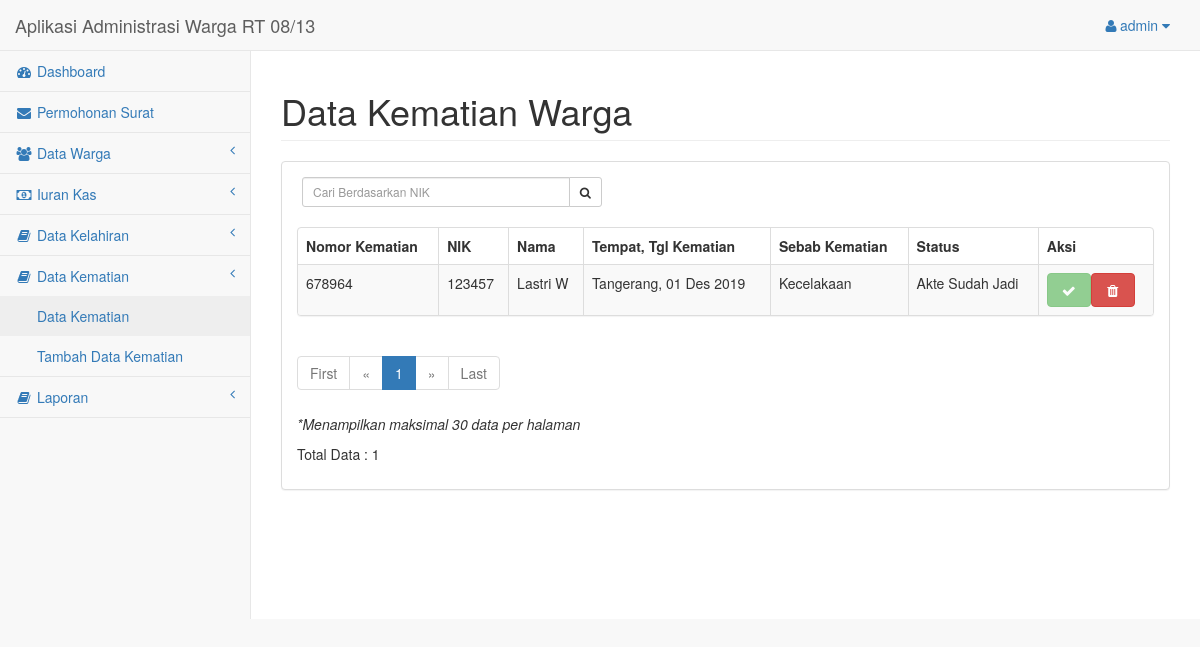
Page /halaman_admin/kematian-list.php (signed in) on the committed database.
### tables this page shows
CREATE TABLE `tabel_kematian` (
  `no_kematian` varchar(30) NOT NULL,
  `nik` varchar(30) NOT NULL,
  `tempat_mati` varchar(30) NOT NULL,
  `tgl_mati` varchar(30) NOT NULL,
  `sebab_mati` varchar(30) NOT NULL,
  `status` varchar(30) NOT NULL
);

CREATE TABLE `tabel_warga` (
  `no_kk` varchar(30) NOT NULL,
  `nik` varchar(30) NOT NULL,
  `nama` varchar(50) NOT NULL,
  `jk` varchar(10) NOT NULL,
  `tempat_lahir` varchar(20) NOT NULL,
  `tgl_lahir` varchar(30) NOT NULL,
  `agama` varchar(20) NOT NULL,
  `pekerjaan` varchar(20) NOT NULL,
  `pendidikan` varchar(20) NOT NULL,
  `status_kawin` varchar(12) NOT NULL,
  `status_keluarga` varchar(20) NOT NULL
);

### halaman_admin/function.php (called while the page is built, shortened)
<?php
function tanggal_tabel($tanggal){
	$bulan = array(1 => 'Jan', 'Feb', 'Mar', 'Apr', 'Mei', 'Juni', 'Juli', 'Agust', 'Sept', 'Okt', 'Nov', 'Des');
	$split = explode('-', $tanggal);
	return $split[2] . ' ' . $bulan[(int)$split[1]] . ' ' . $split[0];
}
?>

### halaman_admin/kematian-list.php (the view, shortened to what this page needs)
<?php
    include("layout-header.php");
    include("function.php");
?>
        <div id="page-wrapper">
            <div class="row">
                <div class="col-lg-12">
                    <h1 class="page-header">Data Kematian Warga</h1>
                </div>
            </div>
            <div class="row">
                <div class="col-lg-12">
                    <div class="panel panel-default">
                        <div class="panel-body">
                            <div class="row">
                            <div class="row">
                             <div class="box-tools" style="width: 300px; margin-left: 35px; margin-bottom: 20px;">
                                <form action="kematian-list.php" method="GET">
                                    <div class="input-group">
                                    <input type='text' class="form-control input-sm pull-right" name='qcari' placeholder='Cari Berdasarkan NIK' required />
                                    <div class="input-group-btn">
                                        <button class="btn btn-sm btn-default" type="submit"><i class="fa fa-search"></i></button>
                                    </div>
                                    </div>
                                 </form>
                            </div>
                            </div>
                <div class="col-lg-12">
                    <div class="panel panel-default">
                            <div class="table-responsive">
                                <table class="table table-striped table-bordered table-hover">
                                    <?php
                                        $page = (isset($_GET['page'])) ? $_GET['page'] : 1;
                                        $limit = 30;
                                        $limit_start = ($page - 1) * $limit;
                                        if(isset($_GET['qcari'])){
                                            $qcari = $_GET['qcari'];
                                            $sql = "SELECT * FROM tabel_kematian, tabel_warga WHERE tabel_warga.nik like '%$qcari%' AND tabel_kematian.nik = tabel_warga.nik";
                                        } else{
                                            $sql = "SELECT * FROM tabel_kematian, tabel_warga WHERE tabel_kematian.nik = tabel_warga.nik LIMIT ".$limit_start.",".$limit;
                                        }
                                        $query = mysqli_query($koneksi, $sql);
                                        if (mysqli_num_rows($query) < 1) {
                                            echo "Tidak Ada Data";
                                        } else {
                                            echo "<thead>";
                                                echo "<tr>";
                                                echo "<th>Nomor Kematian</th>";
                                                echo "<th>NIK</th>";
                                                echo "<th>Nama</th>";
                                                echo "<th>Tempat, Tgl Kematian</th>";
                                                echo "<th>Sebab Kematian</th>";
                                                echo "<th>Status</th>";
                                                echo "<th>Aksi</th>";
                                                echo "</tr>";
                                            echo "</thead>";
                                        }
                                        while ($row = mysqli_fetch_array($query)){
                                            echo "<tbody>";
                                            echo "<tr>";
                                            echo "<td>".$row['no_kematian']."</td>";
                                            echo "<td>".$row['nik']."</td>";
                                            echo "<td>".$row['nama']."</td>";
                                            echo "<td>".$row['tempat_mati'].", ".tanggal_tabel($row['tgl_mati'])."</td>";
                                            echo "<td>".$row['sebab_mati']."</td>";
                                            echo "<td>".$row['status']."</td>";
                                            echo "<td>";
                                            if($row['status'] == 'Akte Belum Diurus'){
                                                echo "<a class='btn btn-warning' data-toggle='tooltip' data-placement='left' title='Proses' href='kematian-edit.php?id=".$row['no_kematian']."' onClick='return prosesAkte()'><i class='fa fa-check fa-fw'></i></a> <a class='btn btn-danger' data-toggle='tooltip' data-placement='left' title='Hapus' href='kematian-hapus.php?id=".$row['no_kematian']."' onClick ='return hapus()'><i class='fa fa-trash fa-fw'></i></a> ";
                                            }else{
                                                echo "<a class='btn btn-success disabled' data-toggle='tooltip' data-placement='left' title='Akte Jadi' href='kematian-edit.php?id=".$row['no_kematian']."' onClick='return akteJadi()'><i class='fa fa-check fa-fw'></i><a class='btn btn-danger' data-toggle='tooltip' data-placement='left' title='Hapus' href='kematian-hapus.php?id=".$row['no_kematian']."' onClick ='return hapus()'><i class='fa fa-trash fa-fw'></i></a> ";
                                            }
                                            echo "</td>";
                                            echo "</tr>";
                                            echo "</tbody>";
                                         }
                                    ?>
                                </table>
                            </div>
                    </div>
                    <div class="row">
                        <div class="col-lg-6">
                            <ul class="pagination">
                            <?php
                                if ($page == 1) {
                            ?>
                            <li class="disabled"><a href="#">First</a></li>
                            <li class="disabled"><a href="#">&laquo;</a></li>
                            <?php
                                } else {
                                $link_prev = ($page > 1) ? $page - 1 : 1;
                            ?>
                            <li><a href="kematian-list.php?page=1">First</a></li>
                            <li><a href="kematian-list?page=<?php echo $link_prev; ?>">&laquo;</a></li>
                            <?php
                                }
                            ?>
                            <?php
                                $sql2 = "SELECT COUNT(*) AS jmlh FROM tabel_kematian";
                                $query2 = mysqli_query($koneksi, $sql2);
                                $get_jumlah = mysqli_fetch_array($query2);
                                $jumlah_page = ceil($get_jumlah['jmlh'] / $limit);
                                $jumlah_number = 3;
                                $start_number = ($page > $jumlah_number) ? $page - $jumlah_number : 1;
                                $end_number = ($page < ($jumlah_page - $jumlah_number)) ? $page + $jumlah_number : $jumlah_page;
                                for ($i = $start_number; $i <= $end_number; $i++) {
                                    $link_active = ($page == $i) ? 'class="active"' : '';
                                ?>
                                <li <?php echo $link_active; ?>><a href="kematian-list.php?page=<?php echo $i; ?>"><?php echo $i; ?></a></li>
                            <?php
                                }
                            ?>
                            <?php
                                if ($page == $jumlah_page) {
                            ?>
                            <li class="disabled"><a href="#">&raquo;</a></li>
                            <li class="disabled"><a href="#">Last</a></li>
                            <?php
                                } else {
                                $link_next = ($page < $jumlah_page) ? $page + 1 : $jumlah_page;
                            ?>
                            <li><a href="kematian-list.php?page=<?php echo $link_next; ?>">&raquo;</a></li>
                            <li><a href="kematian-list.php?page=<?php echo $jumlah_page; ?>">Last</a></li>
                            <?php
                                }
                            ?>
                         </ul>
                        </div>
                    </div>
                    <p><i>*Menampilkan maksimal 30 data per halaman</i></p>
                    <p>Total Data : <?php echo mysqli_num_rows($query);  ?></p>
                </div>
            </div>
                        </div>
                    </div>
                </div>
            </div>
        </div>
    </div>
<?php include("layout-footer.php"); ?>

### rows in the picture
tabel_kematian: no_kematian "678964", tabel_warga.nik "123457", tabel_warga.nama "Lastri W", tempat_mati "Tangerang", tgl_mati "01 Des 2019", sebab_mati "Kecelakaan", status "Akte Sudah Jadi"

### other values in the picture
$_SESSION['username'] "admin"
mysqli_num_rows($query) "1"
